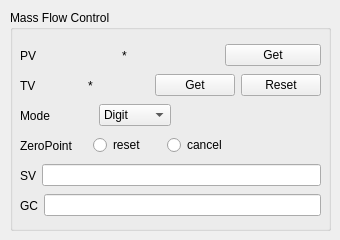
<?xml version="1.0" encoding="UTF-8"?>
<ui version="4.0">
 <class>MFC</class>
 <widget class="QWidget" name="MFC">
  <property name="geometry">
   <rect>
    <x>0</x>
    <y>0</y>
    <width>340</width>
    <height>240</height>
   </rect>
  </property>
  <property name="windowTitle">
   <string>MFC</string>
  </property>
  <widget class="QGroupBox" name="groupBox_2">
   <property name="geometry">
    <rect>
     <x>10</x>
     <y>10</y>
     <width>321</width>
     <height>221</height>
    </rect>
   </property>
   <property name="statusTip">
    <string extracomment="ACU20"/>
   </property>
   <property name="title">
    <string>Mass Flow Control</string>
   </property>
   <widget class="QWidget" name="horizontalLayoutWidget_8">
    <property name="geometry">
     <rect>
      <x>10</x>
      <y>60</y>
      <width>301</width>
      <height>31</height>
     </rect>
    </property>
    <layout class="QHBoxLayout" name="horizontalLayout_8">
     <item>
      <widget class="QLabel" name="label_12">
       <property name="statusTip">
        <string extracomment="temperature(bmp280)"/>
       </property>
       <property name="text">
        <string>TV</string>
       </property>
      </widget>
     </item>
     <item>
      <widget class="QLabel" name="label_13">
       <property name="text">
        <string>*</string>
       </property>
      </widget>
     </item>
     <item>
      <widget class="QPushButton" name="pushButton_8">
       <property name="text">
        <string>Get</string>
       </property>
      </widget>
     </item>
     <item>
      <widget class="QPushButton" name="pushButton_10">
       <property name="text">
        <string>Reset</string>
       </property>
      </widget>
     </item>
    </layout>
   </widget>
   <widget class="QWidget" name="horizontalLayoutWidget_11">
    <property name="geometry">
     <rect>
      <x>10</x>
      <y>180</y>
      <width>301</width>
      <height>31</height>
     </rect>
    </property>
    <layout class="QHBoxLayout" name="horizontalLayout_12">
     <item>
      <widget class="QLabel" name="label_16">
       <property name="statusTip">
        <string extracomment="gas coefficient set"/>
       </property>
       <property name="text">
        <string>GC</string>
       </property>
      </widget>
     </item>
     <item>
      <widget class="QLineEdit" name="lineEdit_3"/>
     </item>
    </layout>
   </widget>
   <widget class="QWidget" name="horizontalLayoutWidget_12">
    <property name="geometry">
     <rect>
      <x>10</x>
      <y>150</y>
      <width>301</width>
      <height>31</height>
     </rect>
    </property>
    <layout class="QHBoxLayout" name="horizontalLayout_13">
     <item>
      <widget class="QLabel" name="label_17">
       <property name="text">
        <string>SV</string>
       </property>
      </widget>
     </item>
     <item>
      <widget class="QLineEdit" name="lineEdit"/>
     </item>
    </layout>
   </widget>
   <widget class="QWidget" name="horizontalLayoutWidget_9">
    <property name="geometry">
     <rect>
      <x>10</x>
      <y>90</y>
      <width>151</width>
      <height>31</height>
     </rect>
    </property>
    <layout class="QHBoxLayout" name="horizontalLayout_10">
     <item>
      <widget class="QLabel" name="label_15">
       <property name="text">
        <string>Mode</string>
       </property>
      </widget>
     </item>
     <item>
      <widget class="QComboBox" name="comboBox_2">
       <property name="statusTip">
        <string extracomment="only 'digit' mode allowed"/>
       </property>
       <item>
        <property name="text">
         <string>Digit</string>
        </property>
       </item>
      </widget>
     </item>
    </layout>
   </widget>
   <widget class="QWidget" name="horizontalLayoutWidget_3">
    <property name="geometry">
     <rect>
      <x>10</x>
      <y>30</y>
      <width>301</width>
      <height>31</height>
     </rect>
    </property>
    <layout class="QHBoxLayout" name="horizontalLayout_3">
     <item>
      <widget class="QLabel" name="label_10">
       <property name="statusTip">
        <string extracomment="current flow"/>
       </property>
       <property name="text">
        <string>PV</string>
       </property>
      </widget>
     </item>
     <item>
      <widget class="QLabel" name="label_11">
       <property name="text">
        <string>*</string>
       </property>
      </widget>
     </item>
     <item>
      <widget class="QPushButton" name="pushButton_3">
       <property name="text">
        <string>Get</string>
       </property>
      </widget>
     </item>
    </layout>
   </widget>
   <widget class="QWidget" name="horizontalLayoutWidget_10">
    <property name="geometry">
     <rect>
      <x>10</x>
      <y>120</y>
      <width>214</width>
      <height>31</height>
     </rect>
    </property>
    <layout class="QHBoxLayout" name="horizontalLayout_11">
     <item>
      <widget class="QLabel" name="label_18">
       <property name="text">
        <string>ZeroPoint</string>
       </property>
      </widget>
     </item>
     <item>
      <widget class="QRadioButton" name="radioButton_2">
       <property name="text">
        <string>reset</string>
       </property>
      </widget>
     </item>
     <item>
      <widget class="QRadioButton" name="radioButton">
       <property name="text">
        <string>cancel</string>
       </property>
      </widget>
     </item>
    </layout>
   </widget>
  </widget>
 </widget>
 <resources/>
 <connections/>
</ui>
